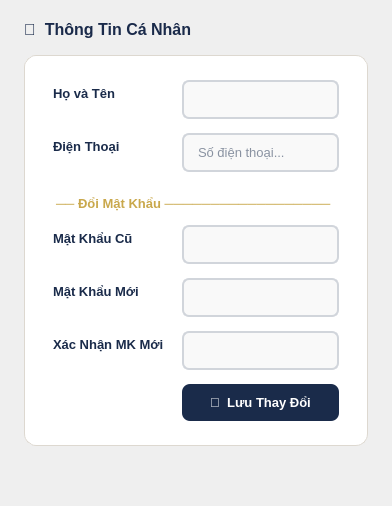
         <widget class="QWidget" name="pg_profile">
          <layout class="QVBoxLayout" name="profilePageLayout">
           <property name="spacing">
            <number>16</number>
           </property>
           <property name="leftMargin">
            <number>24</number>
           </property>
           <property name="topMargin">
            <number>20</number>
           </property>
           <property name="rightMargin">
            <number>24</number>
           </property>
           <property name="bottomMargin">
            <number>20</number>
           </property>
           <item>
            <widget class="QLabel" name="label">
             <property name="styleSheet">
              <string notr="true">color:#1A2A4A; font-size:16px; font-weight:bold; border:none;</string>
             </property>
             <property name="text">
              <string>👤  Thông Tin Cá Nhân</string>
             </property>
            </widget>
           </item>
           <item>
            <widget class="QFrame" name="frame">
             <property name="maximumSize">
              <size>
               <width>540</width>
               <height>16777215</height>
              </size>
             </property>
             <property name="styleSheet">
              <string notr="true">QFrame {
    background:#FFFFFF; border:1px solid #DDD8D0; border-radius:12px;
}
QLabel { color:#1A2B4A; font-size:13px; font-weight:bold; border:none; background:transparent; }
QLineEdit {
    background:#F9F9F9; border:1.5px solid #D1D5DB;
    border-radius:7px; padding:9px 12px; font-size:13px; color:#1A2B4A;
}
QLineEdit:focus { border:1.5px solid #C9A84C; background:#FFFEF9; }
              </string>
             </property>
             <property name="frameShape">
              <enum>QFrame::NoFrame</enum>
             </property>
             <layout class="QFormLayout">
              <property name="horizontalSpacing">
               <number>18</number>
              </property>
              <property name="verticalSpacing">
               <number>14</number>
              </property>
              <property name="leftMargin">
               <number>28</number>
              </property>
              <property name="topMargin">
               <number>24</number>
              </property>
              <property name="rightMargin">
               <number>28</number>
              </property>
              <property name="bottomMargin">
               <number>24</number>
              </property>
              <item row="0" column="0">
               <widget class="QLabel" name="lbl_pf_name">
                <property name="text">
                 <string>Họ và Tên</string>
                </property>
               </widget>
              </item>
              <item row="0" column="1">
               <widget class="QLineEdit" name="inp_pf_fullname"/>
              </item>
              <item row="1" column="0">
               <widget class="QLabel" name="lbl_pf_phone">
                <property name="text">
                 <string>Điện Thoại</string>
                </property>
               </widget>
              </item>
              <item row="1" column="1">
               <widget class="QLineEdit" name="inp_pf_phone">
                <property name="placeholderText">
                 <string>Số điện thoại...</string>
                </property>
               </widget>
              </item>
              <item row="2" column="0" colspan="2">
               <widget class="QLabel" name="lbl_pf_change_pass_title">
                <property name="styleSheet">
                 <string notr="true">color:#C9A84C; font-size:13px; font-weight:bold; padding-top:10px; border:none; background:transparent;</string>
                </property>
                <property name="text">
                 <string>── Đổi Mật Khẩu ──────────────────</string>
                </property>
               </widget>
              </item>
              <item row="3" column="0">
               <widget class="QLabel" name="label">
                <property name="text">
                 <string>Mật Khẩu Cũ</string>
                </property>
               </widget>
              </item>
              <item row="3" column="1">
               <widget class="QLineEdit" name="inp_pf_old_pass">
                <property name="echoMode">
                 <enum>QLineEdit::Password</enum>
                </property>
               </widget>
              </item>
              <item row="4" column="0">
               <widget class="QLabel" name="label">
                <property name="text">
                 <string>Mật Khẩu Mới</string>
                </property>
               </widget>
              </item>
              <item row="4" column="1">
               <widget class="QLineEdit" name="inp_pf_new_pass">
                <property name="echoMode">
                 <enum>QLineEdit::Password</enum>
                </property>
               </widget>
              </item>
              <item row="5" column="0">
               <widget class="QLabel" name="label">
                <property name="text">
                 <string>Xác Nhận MK Mới</string>
                </property>
               </widget>
              </item>
              <item row="5" column="1">
               <widget class="QLineEdit" name="inp_pf_confirm_pass">
                <property name="echoMode">
                 <enum>QLineEdit::Password</enum>
                </property>
               </widget>
              </item>
              <item row="6" column="1">
               <widget class="QPushButton" name="btn_pf_save">
                <property name="styleSheet">
                 <string notr="true">QPushButton {
    background:#1A2B4A; color:#FFF; border:none;
    border-radius:8px; padding:11px 28px; font-size:13px; font-weight:bold;
}
QPushButton:hover { background:#C9A84C; color:#1A2A4A; }</string>
                </property>
                <property name="text">
                 <string>💾  Lưu Thay Đổi</string>
                </property>
               </widget>
              </item>
             </layout>
            </widget>
           </item>
           <item>
            <spacer>
             <property name="orientation">
              <enum>Qt::Vertical</enum>
             </property>
             <property name="sizeHint" stdset="0">
              <size>
               <width>20</width>
               <height>40</height>
              </size>
             </property>
            </spacer>
           </item>
          </layout>
         </widget>
